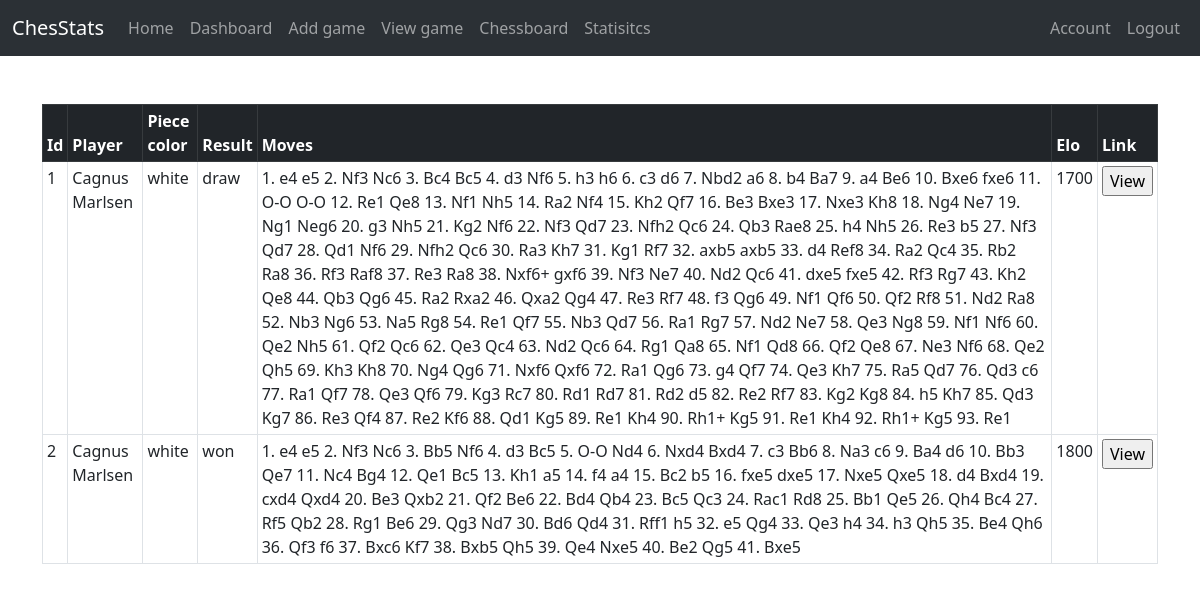
The page /game/view (signed in) on the database its author committed.
### tables this page shows
CREATE TABLE game
          (id INTEGER PRIMARY KEY AUTOINCREMENT,
          player TEXT,
          piece_color TEXT,
          result TEXT,
          moves TEXT,
          elo INTEGER);

### application/routes.py (the view)
@app.route("/game/view", methods=['GET', 'POST'])
@login_required
def view_game():
    conn = sqlite3.connect('instance/chessdb.db')
    curs = conn.cursor()
    curs.execute(f"SELECT *, ROW_NUMBER() OVER (ORDER BY id ASC) FROM game WHERE player = '{current_user.username}'")
    games = curs.fetchall()
    conn.commit()
    conn.close()
    return render_template('game_table.html', data=games)

### application/models.py (called while the page is built)
@login_manager.user_loader
def load_user(user_id):
     conn = sqlite3.connect("instance/chessdb.db")
     curs = conn.cursor()
     curs.execute("SELECT * from user where id = (?)", [user_id])
     query = curs.fetchone()
     conn.commit()
     conn.close()
     if query:
          return User(username=query[1], email=query[2], password=query[3], year_of_birth=query[4], elo=query[5], title=query[6])
     else:
          return None

### application/templates/game_table.html (shortened to what this page needs)
{% extends "layout.html" %}
{% block content %}
<div class="row p-4"></div>
<table class="table table-bordered table-sm">
    <thead class="table-dark">
        <tr>
          <th scope="col">Id</th>
          <th scope="col">Player</th>
          <th scope="col">Piece color</th>
          <th scope="col">Result</th>
          <th scope="col">Moves</th>
          <th scope="col">Elo</th>
          <th scope="col">Link</th>
        </tr>
    </thead>
    <tbody>
        {% for item in data %}
            <tr>
                <td>{{item[6]}}</td>
                <td>{{item[1]}}</td>
                <td>{{item[2]}}</td>
                <td>{{item[3]}}</td>
                <td>{{item[4]}}</td>
                <td>{{item[5]}}</td>
                <td>
                    <form method="POST" action="{{ url_for('game_board') }}">
                        <input onclick="window.location.href = '/game/board';" type="submit" value="View" />
                    </form>
                </td>
            </tr>
        {% endfor %}
    </tbody>
</table>
{% endblock %}

### rows shown on the page
game: item "1", player "Cagnus Marlsen", piece_color "white", result "draw", moves "1. e4 e5 2. Nf3 Nc6 3. Bc4 Bc5 4. d3 Nf6 5. h3 h6 6. c3 d6 7. Nbd2 a6 8. b4 Ba7 9. a4 Be6 10. Bxe6 fxe6 11. O-O O-O 12. Re1 Qe8 13. Nf1 Nh5 14. Ra2 Nf4 15. Kh2 Qf7 16. Be3 Bxe3 17. Nxe3 Kh8 18. Ng4 Ne7 19. Ng1 Neg6 20. g3 Nh5 21. Kg2 Nf6 22. Nf3 Qd7 23. Nfh2 Qc6 24. Qb3 Rae8 25. h4 Nh5 26. Re3 b5 27. Nf3 Qd7 28. Qd1 Nf6 29. Nfh2 Qc6 30. Ra3 Kh7 31. Kg1 Rf7 32. axb5 axb5 33. d4 Ref8 34. Ra2 Qc4 35. Rb2 Ra8 36. Rf3 Raf8 37. Re3 Ra8 38. Nxf6+ gxf6 39. Nf3 Ne7 40. Nd2 Qc6 41. dxe5 fxe5 42. Rf3 Rg7 43. Kh2 Qe8 44. Qb3 Qg6 45. Ra2 Rxa2 46. Qxa2 Qg4 47. Re3 Rf7 48. f3 Qg6 49. Nf1 Qf6 50. Qf2 Rf8 51. Nd2 Ra8 52. Nb3 Ng6 53. Na5 Rg8 54. Re1 Qf7 55. Nb3 Qd7 56. Ra1 Rg7 57. Nd2 Ne7 58. Qe3 Ng8 59. Nf1…", elo "1700"
game: item "2", player "Cagnus Marlsen", piece_color "white", result "won", moves "1. e4 e5 2. Nf3 Nc6 3. Bb5 Nf6 4. d3 Bc5 5. O-O Nd4 6. Nxd4 Bxd4 7. c3 Bb6 8. Na3 c6 9. Ba4 d6 10. Bb3 Qe7 11. Nc4 Bg4 12. Qe1 Bc5 13. Kh1 a5 14. f4 a4 15. Bc2 b5 16. fxe5 dxe5 17. Nxe5 Qxe5 18. d4 Bxd4 19. cxd4 Qxd4 20. Be3 Qxb2 21. Qf2 Be6 22. Bd4 Qb4 23. Bc5 Qc3 24. Rac1 Rd8 25. Bb1 Qe5 26. Qh4 Bc4 27. Rf5 Qb2 28. Rg1 Be6 29. Qg3 Nd7 30. Bd6 Qd4 31. Rff1 h5 32. e5 Qg4 33. Qe3 h4 34. h3 Qh5 35. Be4 Qh6 36. Qf3 f6 37. Bxc6 Kf7 38. Bxb5 Qh5 39. Qe4 Nxe5 40. Be2 Qg5 41. Bxe5", elo "1800"
